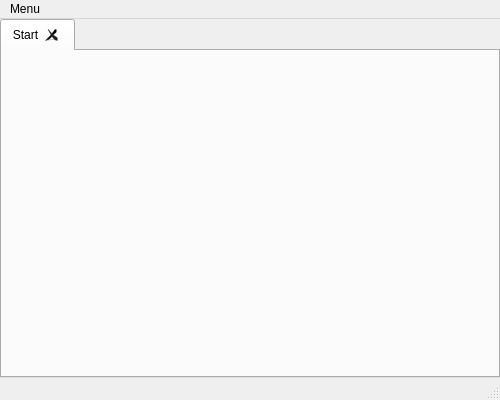
<?xml version="1.0" encoding="UTF-8"?>
<!-- Automaticky vygeneroval QtCreator, autor: Jan Holásek (xholas09) -->
<ui version="4.0">
 <class>MainWindow</class>
 <widget class="QMainWindow" name="MainWindow">
  <property name="geometry">
   <rect>
    <x>0</x>
    <y>0</y>
    <width>500</width>
    <height>400</height>
   </rect>
  </property>
  <property name="windowTitle">
   <string>chess</string>
  </property>
  <widget class="QWidget" name="centralWidget">
   <layout class="QHBoxLayout" name="horizontalLayout">
    <property name="spacing">
     <number>0</number>
    </property>
    <property name="leftMargin">
     <number>0</number>
    </property>
    <property name="topMargin">
     <number>0</number>
    </property>
    <property name="rightMargin">
     <number>0</number>
    </property>
    <property name="bottomMargin">
     <number>0</number>
    </property>
    <item>
     <widget class="QTabWidget" name="tabWidget">
      <property name="currentIndex">
       <number>0</number>
      </property>
      <property name="tabsClosable">
       <bool>true</bool>
      </property>
      <property name="movable">
       <bool>true</bool>
      </property>
      <widget class="QWidget" name="tab">
       <attribute name="title">
        <string>Start</string>
       </attribute>
      </widget>
     </widget>
    </item>
   </layout>
  </widget>
  <widget class="QMenuBar" name="menuBar">
   <property name="geometry">
    <rect>
     <x>0</x>
     <y>0</y>
     <width>500</width>
     <height>26</height>
    </rect>
   </property>
   <widget class="QMenu" name="menuMenu">
    <property name="title">
     <string>Menu</string>
    </property>
    <addaction name="actionNewGame"/>
    <addaction name="actionOpen"/>
    <addaction name="separator"/>
    <addaction name="actionSave"/>
    <addaction name="actionSaveAs"/>
    <addaction name="separator"/>
    <addaction name="actionClose"/>
   </widget>
   <addaction name="menuMenu"/>
  </widget>
  <widget class="QStatusBar" name="statusBar"/>
  <action name="actionNewGame">
   <property name="text">
    <string>Nová Hra</string>
   </property>
  </action>
  <action name="actionOpen">
   <property name="text">
    <string>Otevřít</string>
   </property>
  </action>
  <action name="actionSave">
   <property name="text">
    <string>Uložit</string>
   </property>
  </action>
  <action name="actionSaveAs">
   <property name="text">
    <string>Uložit Jako</string>
   </property>
  </action>
  <action name="actionClose">
   <property name="text">
    <string>Konec</string>
   </property>
  </action>
 </widget>
 <layoutdefault spacing="6" margin="11"/>
 <resources/>
 <connections/>
</ui>
